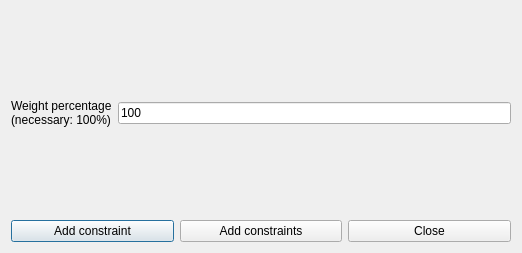
<?xml version="1.0" encoding="UTF-8"?>
<ui version="4.0">
 <class>AddConstraintTeachersNoTwoConsecutiveDaysForm_template</class>
 <widget class="QDialog" name="AddConstraintTeachersNoTwoConsecutiveDaysForm_template">
  <property name="geometry">
   <rect>
    <x>0</x>
    <y>0</y>
    <width>522</width>
    <height>253</height>
   </rect>
  </property>
  <property name="windowTitle">
   <string extracomment="This is the title of the dialog to add a new constraint of this type">Add teachers no two consecutive days</string>
  </property>
  <layout class="QVBoxLayout" name="verticalLayout_2">
   <item>
    <spacer name="verticalSpacer">
     <property name="orientation">
      <enum>Qt::Vertical</enum>
     </property>
     <property name="sizeHint" stdset="0">
      <size>
       <width>20</width>
       <height>27</height>
      </size>
     </property>
    </spacer>
   </item>
   <item>
    <layout class="QHBoxLayout" name="horizontalLayout_2">
     <item>
      <widget class="QLabel" name="weightTextLabel">
       <property name="frameShape">
        <enum>QFrame::NoFrame</enum>
       </property>
       <property name="frameShadow">
        <enum>QFrame::Plain</enum>
       </property>
       <property name="text">
        <string>Weight percentage
(necessary: 100%)</string>
       </property>
       <property name="wordWrap">
        <bool>false</bool>
       </property>
      </widget>
     </item>
     <item>
      <widget class="QLineEdit" name="weightLineEdit">
       <property name="text">
        <string notr="true">100</string>
       </property>
      </widget>
     </item>
    </layout>
   </item>
   <item>
    <spacer name="verticalSpacer_3">
     <property name="orientation">
      <enum>Qt::Vertical</enum>
     </property>
     <property name="sizeHint" stdset="0">
      <size>
       <width>20</width>
       <height>27</height>
      </size>
     </property>
    </spacer>
   </item>
   <item>
    <layout class="QHBoxLayout" name="horizontalLayout">
     <item>
      <widget class="QPushButton" name="addConstraintPushButton">
       <property name="text">
        <string>Add constraint</string>
       </property>
      </widget>
     </item>
     <item>
      <widget class="QPushButton" name="addConstraintsPushButton">
       <property name="text">
        <string>Add constraints</string>
       </property>
      </widget>
     </item>
     <item>
      <widget class="QPushButton" name="closePushButton">
       <property name="text">
        <string>Close</string>
       </property>
      </widget>
     </item>
    </layout>
   </item>
  </layout>
 </widget>
 <layoutdefault spacing="6" margin="11"/>
 <resources/>
 <connections/>
</ui>
